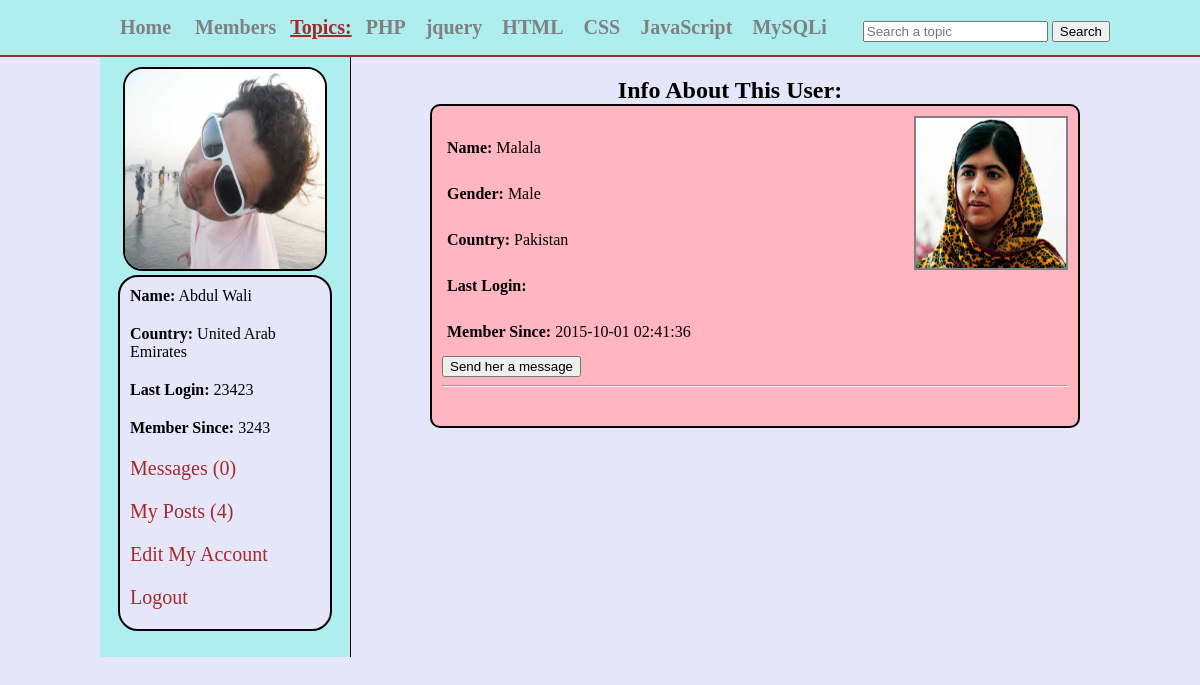
Page /user_profile.php?u_id=2 (signed in) on the committed database.
### tables this page shows
CREATE TABLE IF NOT EXISTS `topics` (
  `topic_id` int(11) NOT NULL AUTO_INCREMENT,
  `topic_name` varchar(255) NOT NULL,
  PRIMARY KEY (`topic_id`)
);

CREATE TABLE IF NOT EXISTS `users` (
  `user_id` int(11) NOT NULL AUTO_INCREMENT,
  `user_name` varchar(255) NOT NULL,
  `user_pass` varchar(255) NOT NULL,
  `user_email` varchar(255) NOT NULL,
  `user_country` text NOT NULL,
  `user_gender` text NOT NULL,
  `user_birthday` text NOT NULL,
  `user_image` text NOT NULL,
  `user_reg_date` text NOT NULL,
  `user_last_login` text NOT NULL,
  `status` text NOT NULL,
  `ver_code` int(100) NOT NULL,
  `posts` text NOT NULL,
  PRIMARY KEY (`user_id`)
);

### user_profile.php (the view, shortened to what this page needs)
<?php
include("functions/functions.php");
if(!isset($_SESSION['user_email'])){
	header("location: index.php");
}
else {
?>
<!DOCTYPE html>
<html>
	<head>
	<link rel="stylesheet" href="styles/home_style.css" media="all"/>
	</head>
<body>
	<div class="container">
		<div id="head_wrap">
			<div id="header">
				<ul id="menu">
					<li><a href="home.php">Home</a></li>
					<li><a href="members.php">Members</a></li>
					<strong>Topics:</strong>
					<?php
					$get_topics = "select * from topics";
					$run_topics = mysqli_query($con,$get_topics);
					while($row=mysqli_fetch_array($run_topics)){
						$topic_id = $row['topic_id'];
						$topic_title = $row['topic_name'];
					echo "<li><a href='topic.php?topic=$topic_id'>$topic_title</a></li>";
					}
					?>
				</ul>
				<form method="get" action="results.php" id="form1">
					<input type="text" name="user_query" placeholder="Search a topic"/>
					<input type="submit" name="search" value="Search"/>
				</form>
			</div>
		</div>
			<div class="content">
				<div id="user_timeline">
					<div id="user_details">
					<?php
					$user = $_SESSION['user_email'];
					$get_user = "select * from users where user_email='$user'";
					$run_user = mysqli_query($con,$get_user);
					$row=mysqli_fetch_array($run_user);
					$user_id = $row['user_id'];
					$user_name = $row['user_name'];
					$user_country = $row['user_country'];
					$user_image = $row['user_image'];
					$register_date = $row['user_reg_date'];
					$last_login = $row['user_last_login'];
					$user_posts = "select * from posts where user_id='$user_id'";
					$run_posts = mysqli_query($con,$user_posts);
					$posts = mysqli_num_rows($run_posts);
					$sel_msg = "select * from messages where receiver='$user_id' AND status='unread' ORDER by 1 DESC";
					$run_msg = mysqli_query($con,$sel_msg);
					$count_msg = mysqli_num_rows($run_msg);
					echo "
						<center>
						<img src='users/$user_image' width='200' height='200'/>
						</center>
						<div id='user_mention'>
						<p><strong>Name:</strong> $user_name</p>
						<p><strong>Country:</strong> $user_country</p>
						<p><strong>Last Login:</strong> $last_login</p>
						<p><strong>Member Since:</strong> $register_date</p>
						<p><a href='my_messages.php?u_id=$user_id'>Messages ($count_msg)</a></p>
						<p><a href='my_posts.php?u_id=$user_id'>My Posts ($posts)</a></p>
						<p><a href='edit_profile.php?u_id=$user_id'>Edit My Account</a></p>
						<p><a href='logout.php'>Logout</a></p>
						</div>
					";
					?>
					</div>
				</div>
				<div id="user_p">
					<h2 align="center">Info About This User:</h2>
						<?php user_profile();?>
				</div>
			</div>
	</div>
</body>
</html>
<?php } ?>

### functions/functions.php (shortened to what this page needs)
<?php
$con = mysqli_connect("localhost","devika_social","atL2IH@QTkWa","devika_social") or die("Connection was not established");
	function user_profile(){
		if(isset($_GET['u_id'])){
				global $con;
				$user_id = $_GET['u_id'];
				$select = "select * from users where user_id='$user_id'";
				$run = mysqli_query($con,$select);
				$row=mysqli_fetch_array($run);
				$id = $row['user_id'];
				$image = $row['user_image'];
				$name = $row['user_name'];
				$country = $row['user_country'];
				$gender = $row['user_gender'];
				$last_login = $row['user_last_login'];
				$register_date = $row['user_reg_date'];
				if($gender=='male'){
				$msg="Send him a message";
				}
				else {
				$msg="Send her a message";
				}
				echo "<div id='user_profile'>
					<img src='users/$image' width='150' height='150' />
					<br/>
					<p><strong>Name:</strong> $name </p><br/>
					<p><strong>Gender:</strong> $gender</p><br/>
					<p><strong>Country:</strong> $country </p><br/>
					<p><strong>Last Login:</strong> $last_login </p><br/>
					<p><strong>Member Since:</strong> $register_date</p>
					<a href='messages.php?u_id=$id'><button>$msg</button></a><hr>
					</div>
				";
		}
	}
?>

### styles/home_style.css (style rules this page uses)
html, body, div, span, applet, object, iframe, h1, h2, h3, h4, h5, h6, p, blockquote, pre, a, abbr, acronym, address, big, cite, code, del, dfn, em, img, ins, kbd, q, s, samp, small, strike, strong, sub, sup, tt, var, b, u, i, center, dl, dt, dd, ol, ul, li, fieldset, form, label, legend, table, caption, tbody, tfoot, thead, tr, th, td, article, aside, canvas, details, embed, figure, figcaption, footer, header, hgroup, menu, nav, output, ruby, section, summary, time, mark, audio, video { margin: 0; padding: 0; border: 0; }
body { background-color:#E6E6FA; }
.container { margin:0; padding:0; background-color:#E6E6FA; }
#head_wrap { width:100%; height:35px; margin:0 auto; border-bottom:2px solid brown; padding:10px; background:#AFEEEE; }
#header { margin:0 auto; width:1000px; height:35px; }
#menu { line-height:35px; padding:0; margin:0; float:left; }
#menu li { display:inline; list-style:none; }
#menu a { margin:5px; padding:5px; text-decoration:none; color:gray; font-size:20px; font-weight:bold; }
#menu strong { font-size:20px; text-decoration:underline; color:brown; }
#form1 { float:right; line-height:35px; padding-top:3px; }
.content { width:1000px; margin:0 auto; }
#user_timeline { background:#AFEEEE; width:250px; float:left; height:600px; border-right:1px solid black; }
#user_details { padding:10px; }
#user_details img { border:2px solid black; border-radius:20px; }
#user_details p { margin-bottom:10px; padding:5px; }
#user_details a { color:brown; font-size:20px; text-decoration:none; }
#user_mention { background:#E6E6FA; border:2px solid black; border-radius:20px; width:200px; margin:0 auto; padding:5px; }
#user_p { float:right; width:700px; padding:20px; }
#user_profile { padding:10px; margin-left:50px; background:#FFB6C1; height:300px; border:2px solid black; border-radius:10px; }
#user_profile img { border:2px solid gray; float:right; }
#user_profile p { margin:5px; }
#user_profile button { margin-top:10px; }

### rows in the picture
topics: topic_name "PHP"
topics: topic_name "jquery"
topics: topic_name "HTML"
topics: topic_name "CSS"
topics: topic_name "JavaScript"
topics: topic_name "MySQLi"
users: user_image (picture), user_name "Abdul Wali", user_country "United Arab Emirates", user_last_login "23423", user_reg_date "3243"
users: user_image (picture), user_name "Malala", user_gender "Male", user_country "Pakistan", user_reg_date "2015-10-01 02:41:36", user_gender "Send her a message"

### other values in the picture
$count_msg "0"
$posts "4"
